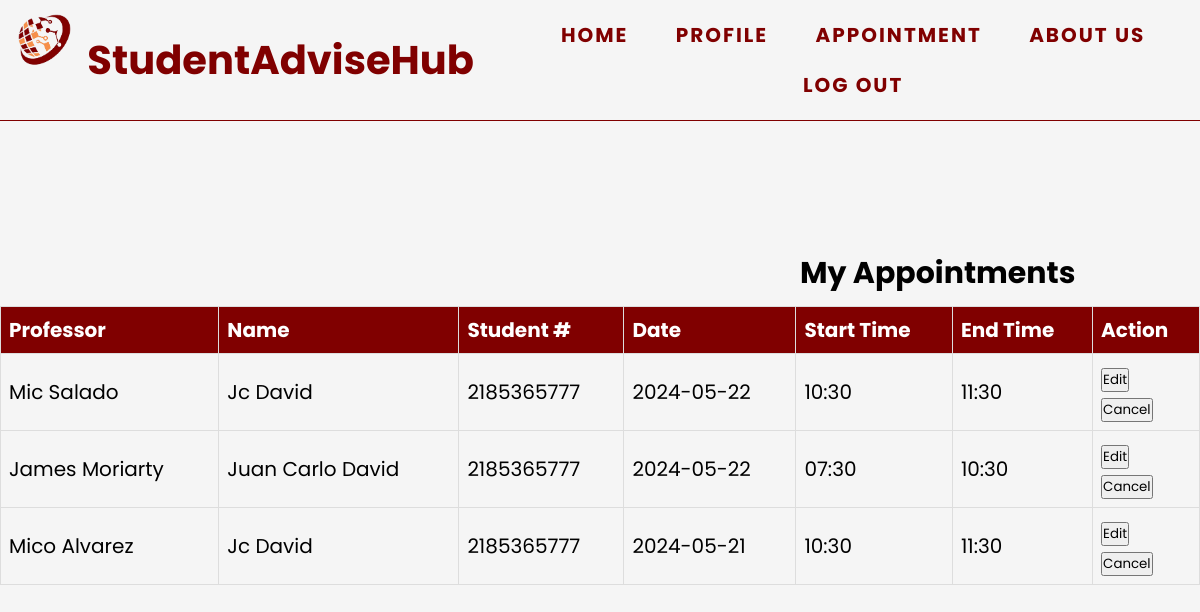
The app's page /my_appointment.php (signed in) with its own data.
### tables this page shows
CREATE TABLE `appointments` (
  `name` varchar(255) NOT NULL,
  `student_number` varchar(255) NOT NULL,
  `appointment_date` date NOT NULL,
  `start_time` time(6) NOT NULL,
  `end_time` time(6) NOT NULL,
  `id` int(255) NOT NULL,
  `professor_name` varchar(255) NOT NULL,
  `mess` varchar(255) NOT NULL,
  `user_id` int(11) NOT NULL,
  `prof_id` int(11) NOT NULL
);

### my_appointment.php (the view, shortened to what this page needs)
<?php
include 'connection.php';
?>
<?php
if (isset($_SESSION['user_id'])) {
?>
<!DOCTYPE html>
<html lang="en">
<head>
    <link rel="stylesheet" href="stylein1.css">
</head>
<body>
<div class="container">
    <div class="container" style="display: flex; justify-content: space-between; border-bottom: 1px solid #800000">
<img src="./logo.png" alt="Icon" width="auto" height="80px" >
<h1 style="width: 40%; align-self: center;">StudentAdviseHub</h1>
<div id="navbar">
    <ul>
        <li><a href="./index.php">HOME</a></li>
        <li><a href="./profile1.php">PROFILE</a></li>
        <div class="dropdown">
        <li><a href="./appointment.php">APPOINTMENT</a></li>
        </div>
        <li><a href="./about.php">ABOUT US</a></li>
        <li><a href="./logout.php">LOG OUT</a></li>
    </ul>
</div>
</div>
    <div class="container">
    <h2>My Appointments</h2>
    <table>
        <tr>
            <th>Professor</th>
            <th>Name</th>
            <th>Student #</th>
            <th>Date</th>
            <th>Start Time</th>
            <th>End Time</th>
            <th>Action</th>
        </tr>
        <?php
        $query = "SELECT * FROM users WHERE user_id = ?";
        $stmt = $conn->prepare($query);
        $stmt->bind_param("i", $_SESSION["user_id"]);
        $stmt->execute();
        $result = $stmt->get_result();
        $data = $result->fetch_assoc();
        $query2 = '';
        if($data["role"] == 'teacher'){
            $query2 = 'prof_id';
        }else{
            $query2 = 'user_id';
        }
        $stmt = $conn->prepare("SELECT * FROM appointments WHERE $query2 = ? ORDER BY appointment_date DESC");
        $stmt->bind_param("i", $_SESSION['user_id']);
        $stmt->execute();
        $result = $stmt->get_result();
        while ($row = $result->fetch_assoc()) {
            echo "<tr>";
            echo "<td>" . $row['professor_name'] . "</td>";
            echo "<td>" . $row['name'] . "</td>";
            echo "<td>" . $row['student_number'] . "</td>";
            echo "<td>" . $row['appointment_date'] . "</td>";
            echo "<td>" . date('H:i', strtotime($row['start_time'])) . "</td>";
            echo "<td>" . date('H:i', strtotime($row['end_time'])) . "</td>";
            echo "<td>";
            echo "<form method='post' action=''>";
            echo "<input type='submit' value='Edit'>";
            echo "</form>";
            echo "<form method='post' action='cancel_appointment.php'>";
            echo "<input type='submit' value='Cancel'>";
            echo "</form>";
            echo "</td>";
            echo "</tr>";
        }
        ?>
    </table>
</div>
</body>
</html>
<?php } else {
    exit;
} ?>

### stylein1.css (style rules this page uses)
* { margin: 0; padding: 0; box-sizing: border-box; font-family: 'Poppins', sans-serif; }
body { font-size: 20px; background-color: whitesmoke; margin: 0; }
#navbar { padding: 10px; letter-spacing: 2px; display: flex; }
#navbar ul { text-align: center; }
#navbar li { display: inline-flex; padding-left: 10px; padding-right: 10px; }
#navbar li a { color: maroon; font-weight: bold; text-decoration: none; padding: 10px; }
.container h1 { color: maroon; }
.dropdown { position: relative; display: inline-block; }
.container h2 { margin-top: 20px; }

### my_appointment.php (style rules this page uses)
table { width: 100%; border-collapse: collapse; }
th, td { border: 1px solid #dddddd; text-align: left; padding: 8px; }
th { background-color: maroon; color: white; }
.container h2 { margin-top: 130px; margin-left: 800px; margin-bottom: 10px; }

### records on screen
appointments: professor_name "Mic Salado", name "Jc David", student_number "2185365777", appointment_date "2024-05-22", start_time "10:30", end_time "11:30"
appointments: professor_name "James Moriarty", name "Juan Carlo David", student_number "2185365777", appointment_date "2024-05-22", start_time "07:30", end_time "10:30"
appointments: professor_name "Mico Alvarez", name "Jc David", student_number "2185365777", appointment_date "2024-05-21", start_time "10:30", end_time "11:30"
